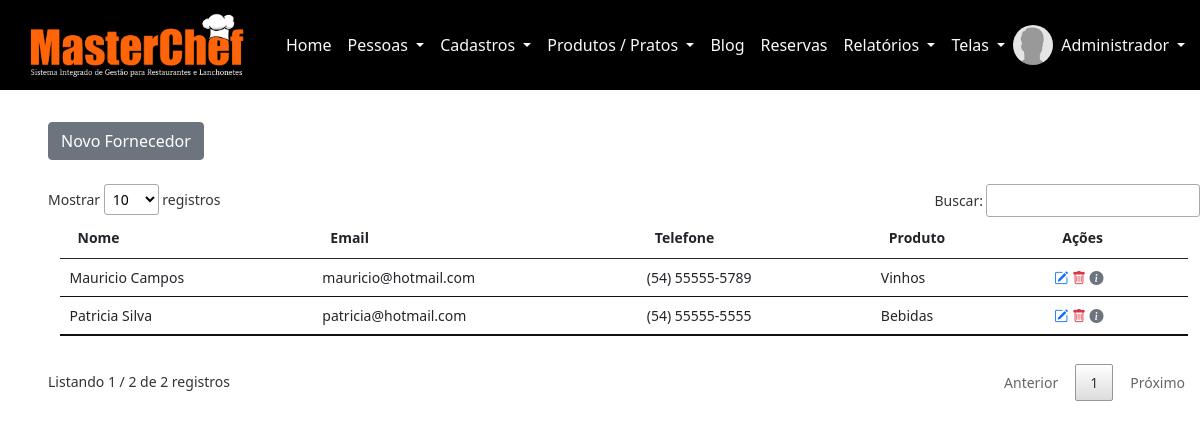
Page /sistema/painel-admin/index.php?pag=fornecedores (signed in) on the committed database.
### tables this page shows
CREATE TABLE `usuarios` (
  `id` int(11) NOT NULL,
  `nome` varchar(50) NOT NULL,
  `cpf` varchar(20) NOT NULL,
  `email` varchar(50) NOT NULL,
  `senha` varchar(30) NOT NULL,
  `nivel` varchar(20) NOT NULL
);

CREATE TABLE `fornecedores` (
  `id` int(11) NOT NULL,
  `nome` varchar(50) NOT NULL,
  `email` varchar(50) DEFAULT NULL,
  `telefone` varchar(20) DEFAULT NULL,
  `endereco` varchar(100) DEFAULT NULL,
  `produto` varchar(50) DEFAULT NULL
);

### sistema/painel-admin/fornecedores.php (the view, shortened to what this page needs)
<?php
$pagina = 'fornecedores';
?>
<a href="index.php?pag=<?php echo $pagina ?>&funcao=novo" type="button" class="btn btn-secondary mt-2 mb-4">Novo Fornecedor</a>
<small>
	<table id="example" class="table table-hover table-sm my-4" style="width:98%;">
		<thead>
			<tr>
				<th>Nome</th>
				<th>Email</th>
				<th>Telefone</th>
				<th>Produto</th>
				<th>Ações</th>
			</tr>
		</thead>
		<tbody>
			<?php
			$query = $pdo->query("SELECT * FROM fornecedores order by id desc");
			$res = $query->fetchAll(PDO::FETCH_ASSOC);
			for($i=0; $i < @count($res); $i++){
					$id_reg = $res[$i]['id'];
				?>
				<tr>
					<td><?php echo $res[$i]['nome'] ?></td>
					<td><?php echo $res[$i]['email'] ?></td>
					<td><?php echo $res[$i]['telefone'] ?></td>
					<td><?php echo $res[$i]['produto'] ?></td>
					<td>
						<a href="index.php?pag=<?php echo $pagina ?>&funcao=editar&id=<?php echo $id_reg ?>" title="Editar Registro">
							<i class="bi bi-pencil-square mr-1 text-primary"></i></a>
							<a href="index.php?pag=<?php echo $pagina ?>&funcao=excluir&id=<?php echo $id_reg ?>" title="Excluir Registro">
								<i class="bi bi-trash text-danger"></i></a>
								<a href="" onclick="dados('<?php echo $res[$i]["nome"] ?>', '<?php echo $res[$i]["email"] ?>', '<?php echo $res[$i]["telefone"] ?>', '<?php echo $res[$i]["endereco"] ?>', '<?php echo $res[$i]["produto"] ?>')" title="Ver Dados">
									<i class="bi bi-info-circle-fill text-secondary"></i></a>
								</td>
							</tr>
						<?php } ?>
					</tbody>
				</table>
			</small>

### sistema/painel-admin/index.php (shortened to what this page needs)
<?php
require_once("../../conexao.php");
$menu1 = 'home';
$menu2 = 'usuarios';
$menu3 = 'funcionarios';
$menu4 = 'cargos';
$menu5 = 'mesas';
$menu6 = 'fornecedores';
$menu7 = 'categorias';
$menu8 = 'produtos';
$menu9 = 'pratos';
$menu10 = 'compras';
$menu11 = 'banners';
$menu12 = 'blog';
$menu13 = 'estoque';
$menu14 = 'reservas';
$menu15 = 'galeria';
$menu16 = 'categorias-galeria';
$id_usuario = $_SESSION['id'];
$query = $pdo->query("SELECT * FROM usuarios WHERE id = '$id_usuario'");
$res = $query->fetchAll(PDO::FETCH_ASSOC);
$total_reg = @count($res);
if($total_reg > 0){
	$nome_usu = $res[0]['nome'];
}
?>
<!DOCTYPE html>
<html>
<head>
	<link href="https://cdn.jsdelivr.net/npm/bootstrap@5.0.0-beta2/dist/css/bootstrap.min.css" rel="stylesheet">
	<link rel="stylesheet" type="text/css" href="../vendor/DataTables/datatables.min.css"/>
	<link rel="stylesheet" href="https://cdn.jsdelivr.net/npm/bootstrap-icons@1.4.0/font/bootstrap-icons.css">
</head>
<body>
	<nav class="navbar navbar-expand-lg" style="background: #000000;">
		<div class="container-fluid">
			<a class="navbar-brand" href="index.php"><img src="../img/logo-texto-grande.png" width="250"></a>
			<div class="collapse navbar-collapse" id="navbarSupportedContent">
				<ul class="navbar-nav me-auto mb-2 mb-lg-0">
					<li class="nav-item">
						<a class="nav-link active text-light" aria-current="page" href="index.php?pag=<?php echo $menu1 ?>">Home</a>
					</li>
					<li class="nav-item dropdown">
						<a class="nav-link dropdown-toggle text-light" href="#" id="navbarDropdown" role="button" data-bs-toggle="dropdown" aria-expanded="false">
							Pessoas
						</a>
					</li>
					<li class="nav-item dropdown">
						<a class="nav-link dropdown-toggle text-light" href="#" id="navbarDropdown" role="button" data-bs-toggle="dropdown" aria-expanded="false">
							Cadastros
						</a>
					</li>
					<li class="nav-item dropdown">
						<a class="nav-link dropdown-toggle text-light" href="#" id="navbarDropdown" role="button" data-bs-toggle="dropdown" aria-expanded="false">
							Produtos / Pratos
						</a>
					</li>
					<li class="nav-item">
						<a class="nav-link text-light" aria-current="page" href="index.php?pag=<?php echo $menu12 ?>">Blog</a>
					</li>
					<li class="nav-item">
						<a class="nav-link text-light" aria-current="page" href="index.php?pag=<?php echo $menu14 ?>">Reservas</a>
					</li>
					<li class="nav-item dropdown">
						<a class="nav-link dropdown-toggle text-light" href="#" id="navbarDropdown" role="button" data-bs-toggle="dropdown" aria-expanded="false">
							Relatórios
						</a>
					</li>
					<li class="nav-item dropdown">
						<a class="nav-link dropdown-toggle text-light" href="#" id="navbarDropdown" role="button" data-bs-toggle="dropdown" aria-expanded="false">
							Telas
						</a>
					</li>
				</ul>
				<div class="d-flex mr-4">
					<img class="img-profile rounded-circle" src="../img/sem-usuario.jpg" width="40px" height="40px">
					<div class="collapse navbar-collapse" id="navbarNavDarkDropdown">
						<ul class="navbar-nav">
							<li class="nav-item dropdown">
								<a class="nav-link dropdown-toggle text-light" href="#" id="navbarDarkDropdownMenuLink" role="button" data-bs-toggle="dropdown" aria-expanded="false">
									<?php echo $nome_usu ?>
								</a>
							</li>
						</ul>
					</div>
				</div>
			</div>
		</div>
	</nav>
	<div class="container-fluid mt-4 mx-4 px-4">
		<?php
		if(@$_GET['pag'] == $menu1){
			require_once($menu1.'.php');
		}else if(@$_GET['pag'] == $menu2){
			require_once($menu2.'.php');
		}else if(@$_GET['pag'] == $menu3){
			require_once($menu3.'.php');
		}else if(@$_GET['pag'] == $menu4){
			require_once($menu4.'.php');
		}else if(@$_GET['pag'] == $menu5){
			require_once($menu5.'.php');
		}else if(@$_GET['pag'] == $menu6){
			require_once($menu6.'.php');
		}else if(@$_GET['pag'] == $menu7){
			require_once($menu7.'.php');
		}else if(@$_GET['pag'] == $menu8){
			require_once($menu8.'.php');
		}else if(@$_GET['pag'] == $menu9){
			require_once($menu9.'.php');
		}else if(@$_GET['pag'] == $menu10){
			require_once($menu10.'.php');
		}else if(@$_GET['pag'] == $menu11){
			require_once($menu11.'.php');
		}else if(@$_GET['pag'] == $menu12){
			require_once($menu12.'.php');
		}else if(@$_GET['pag'] == $menu13){
			require_once($menu13.'.php');
		}else if(@$_GET['pag'] == $menu14){
			$pag_painel = '../painel-recep/';
			require_once('../painel-recep/'.$menu14.'.php');
		}else if(@$_GET['pag'] == $menu15){
			require_once($menu15.'.php');
		}else if(@$_GET['pag'] == $menu16){
			require_once($menu16.'.php');
		}
		else{
			require_once($menu1.'.php');
		}
		?>
	</div>
</body>
</html>

### rows in the picture
usuarios: nome "Administrador"
fornecedores: nome "Mauricio Campos", email "mauricio@hotmail.com", telefone "(54) 55555-5789", produto "Vinhos"
fornecedores: nome "Patricia Silva", email "patricia@hotmail.com", telefone "(54) 55555-5555", produto "Bebidas"
